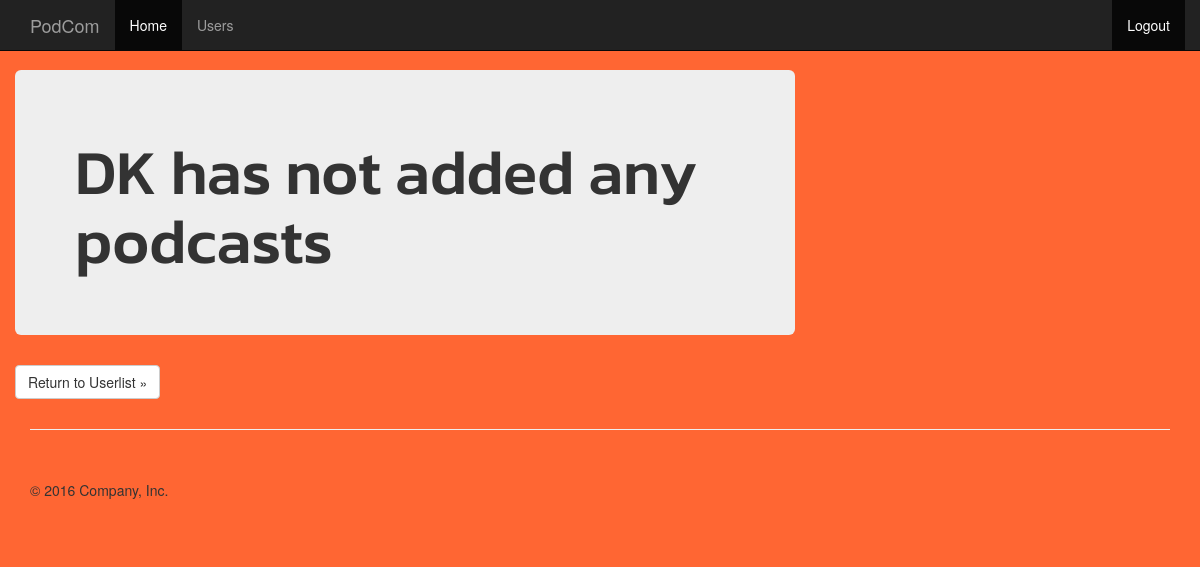
/podcom/2/ (signed in), run on an earlier commit of the app's database.
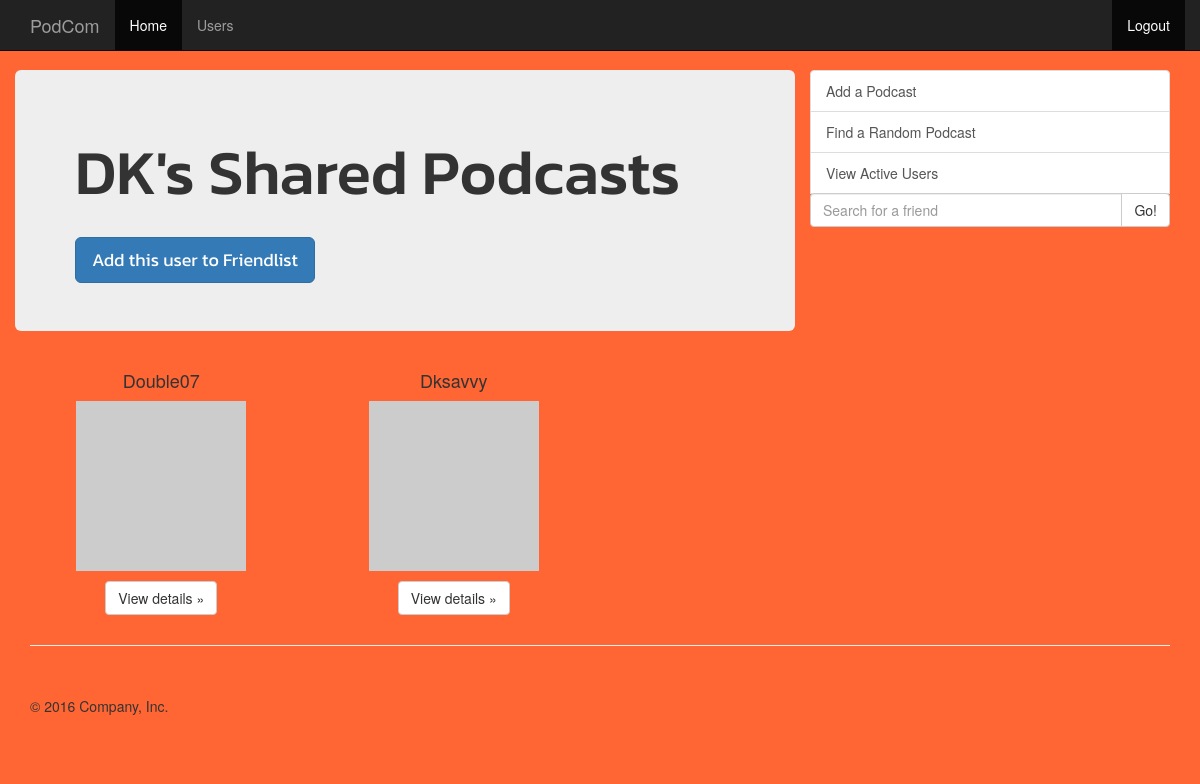
And on a later commit of the database.
### podcasts/models.py (models this page shows, shortened)
class Podcast(models.Model):
    user =              models.ForeignKey(User) #class_instance.model_set.all()
    title =             models.CharField(max_length=120)
    description =       models.CharField(max_length=500)
    logo =              models.URLField(blank=False, default="http://via.placeholder.com/170x170")
    favorite_episode =  models.URLField(blank=True)
    url =               models.URLField()
    saved_clip =        models.URLField(blank=True, null=True)
    shownotes =         models.URLField(blank=True, null=True)

### podcasts/views.py (the view)
# urls.py: url(r'^podcom/(?P<pk>\d+)/$', PodcastListViewPK.as_view(), name='dashboard_with_pk'),
class PodcastListViewPK(LoginRequiredMixin, ListView):
    template_name = 'podcasts/dashboard_with_pk.html'
    redirect_field_name = 'redirect_to'
    def get_queryset(self):
        pk = self.kwargs.get("pk")
        searchterm = self.request.GET.get("q")
        result = User.objects.filter(username__iexact=searchterm)
        if (result):
            pk = result[0].pk
        else:
            pk = self.kwargs.get("pk")
        queryset = Podcast.objects.filter(user=pk)
        return queryset
    def get_context_data(self, **kwargs):
        context = super(PodcastListViewPK, self).get_context_data(**kwargs)
        context['flag'] = 0
        searchterm = self.request.GET.get("q")
        result = User.objects.filter(username__iexact=searchterm)
        if (searchterm and not result):
            context['flag'] = 1
            pk = self.kwargs.get("pk")
        elif (result):
            pk = result[0].pk
        else:
            pk = self.kwargs.get("pk")
        context['owner'] = User.objects.get(pk=pk)
        return context

### podcasts/templates/podcasts/dashboard_with_pk.html
{% extends 'basedash.html' %}
{% load static %}
{% block jumbo %}
{% if owner == request.user %}
  <h1>Your Shared Podcasts</h1>
  <p>This is a list of your top shared podcasts. What you see here is what other users will see when they visit your page.</p>
{% else %}
  {% if object_list %}
    <h1>{{ owner }}'s Shared Podcasts</h1>
    </br><button type="button" class="btn btn-primary btn-lg friend-button">Add this user to Friendlist</button>
  {% else %}
    <h1>{{ owner }} has not added any podcasts</h1>
  {% endif %}
{% endif %}
{% endblock jumbo %}
{% block sidebar %}
{% if object_list %}
  <div class="list-group">
    <a href="{% url 'addpodcast' %}" class="list-group-item">Add a Podcast</a>
    <a href="#" class="list-group-item">Find a Random Podcast</a>
    <a href="{% url 'userlist' %}" class="list-group-item">View Active Users</a>
    {% if owner %}
    <form method="GET" action="{% url 'dashboard_with_pk' pk=owner.pk %}">
    {% else %}
    <form method="GET" action="{% url 'dashboard_with_pk' pk=user.pk %}">
    {% endif %}
        <div class="input-group">
          {% if flag == 1 %}
          <input type="text" class="form-control" name="q" placeholder="User not found. Please try again."></b>
          {% else %}
          <input type="text" class="form-control" name="q" placeholder="Search for a friend">
          {% endif %}
          <span class="input-group-btn">
            <button class="btn btn-default" type="submit">Go!</button>
          </span>
        </div>
      </form>
   </div>
{% endif %}
{% endblock sidebar %}
{% block content %}
  {% if podcast_list %}
    {% for pod in podcast_list %}
      <div class="{% cycle "col-md-3 content-left text-center" "col-md-3 content-midl text-center" "col-md-3 content-midr text-center" "col-md-3 content-right text-center" %}">
        <h4>{{ pod.title|title }}</h4>
        {% if pod.logo %}
          <img class="pod-logo" src="{{ pod.logo }}">
        {% endif %}
        <p><a class="btn btn-default detailsButton" href="{% url 'details_with_pk' pk=pod.pk %}" role="button">View details &raquo;</a></p>
      </div>
    {% endfor %}
  {% elif owner == request.user %}
    <p><a class="btn btn-default" href="{% url 'addpodcast' %}" role="button">Add a Podcast &raquo;</a></p>
  {% else %}
    <p><a class="btn btn-default" href="{% url 'userlist' %}" role="button">Return to Userlist &raquo;</a></p>
  {% endif %}
{% endblock content %}

### templates/basedash.html (shortened to what this page needs)
<!DOCTYPE html>
{% load static %}
<html lang="en">
  <head>
    <link rel="stylesheet" href="http://maxcdn.bootstrapcdn.com/bootstrap/3.3.4/css/bootstrap.min.css">
    <link rel="stylesheet" type="text/css" href="{% static 'offcanvas.css' %}">
    <link rel="stylesheet" type="text/css" href="{% static 'podcasts/customdash.css' %}">
  </head>
  <body>
    <nav class="navbar navbar-fixed-top navbar-inverse">
      <div class="container">
        <div class="navbar-header">
          <a class="navbar-brand" href="{% url 'dashboard_with_pk' pk=user.pk %}">PodCom</a>
        </div>
        <div id="navbar" class="collapse navbar-collapse">
          <ul class="nav navbar-nav">
            <li class="active"><a href="{% url 'dashboard_with_pk' pk=user.pk %}">Home</a></li>
            <li><a href="{% url 'userlist' %}">Users</a></li>
          </ul>
          <ul class="nav navbar-nav navbar-right">
            <li class="active"><a href="{% url 'logout' %}">Logout</a></li>
          </ul>
        </div>
      </div>
    </nav>
    <div class="container">
      <div class="row head-row">
          <div class="col-xs-8 jumbotron">
            {% block jumbo %}
            {% endblock jumbo %}
          </div>
          <div class="col-xs-4">
            {% block sidebar %}
            {% endblock sidebar %}
          </div>
      </div>
      <div class="row">
          {% block content %}
          {% endblock content %}
      </div>
      <hr>
      <footer>
        <p>&copy; 2016 Company, Inc.</p>
      </footer>
    </div>
  </body>
</html>

### static/offcanvas.css (style rules this page uses)
html, body { overflow-x: hidden; }
body { padding-top: 70px; }
footer { padding: 30px 0; }

### podcasts/static/podcasts/customdash.css (style rules this page uses)
body { background-color: #F63; }
.jumbotron { font-family: 'Kanit', sans-serif; max-width: 100%; }
.detailsButton { margin-top: 10px; }

What changed in the data, as far as the page shows it:
added Podcast: title "Double07"
added Podcast: title "Dksavvy"
Also different on the page:
{{ owner }}: (not shown) → "DK"
{{ owner }}: "DK" → (not shown)
text no longer shown: "has not added any podcasts Return to Userlist »"
text now shown: "'s Shared Podcasts Add this user to Friendlist Add a Podcast Find a Random Podcast View Active Users Go!"
